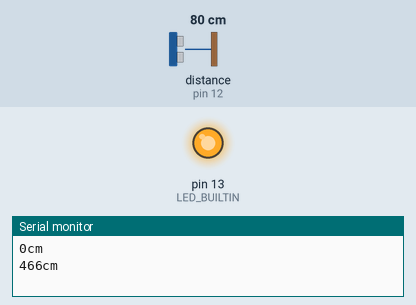
This sketch was run on a simulated Arduino Uno, built with avr-gcc and run on an emulated ATmega328P. Shown: output pins drawn as LEDs (lit = HIGH), the last lines printed to the serial monitor. Dashed ring = blinking. The test bench sets the inputs (shaded band); at power-on: distance to the obstacle (sensor on pin 12) 80 cm. The echo pulse lasts 58.3 µs per cm.

Above: at 1.3 s.
At 4.7 s:
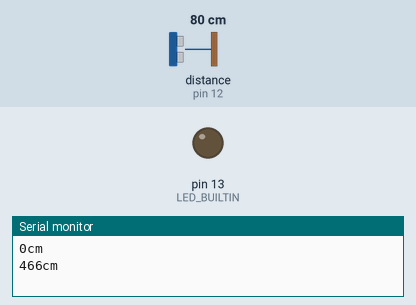
4.8 s: distance to the obstacle (sensor on pin 12) set to 35 cm
At 5.6 s:
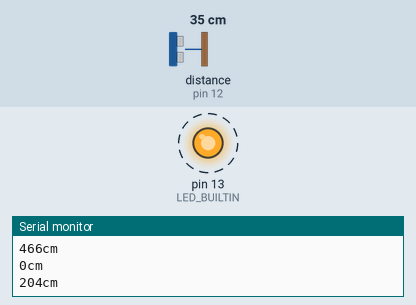
Timing chart, 0 to 14.3 s (numbered marks = the images above; inputs shaded):
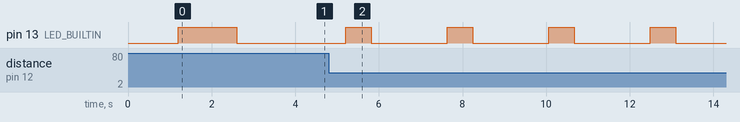

The sketch:

sonia-3.ino
```cpp
/* This sketch file is to add distance judgement and light the
   LED when the distance is lower than 30cm */
/* Add the function of adjusting the led blink frequence
   base on distance change */

long duration,cm;
const int echo = 12;
int frequence;

void setup() {
  // put your setup code here, to run once:
  Serial.begin(9600);
  pinMode(LED_BUILTIN, OUTPUT);
}

void loop() {

  //Read the time of high pulse of sonia

  duration = pulseIn(echo, HIGH);

  cm = duration * 0.1;     //EZ Series accuracy is 1 us/mm.

  Serial.print(cm);
  Serial.println("cm");
  delay(100);

  frequence = cm * 3;      //the distance longer, the led blink slower

  ledblink(frequence);
}

void ledblink(int frequence){
  digitalWrite(LED_BUILTIN, HIGH);
  delay(frequence);
  digitalWrite(LED_BUILTIN, LOW);
  delay(frequence);
}
```

Measured:
- after the input at 4.8 s, pin 13 (LED_BUILTIN): alternates HIGH for 0.61 s and LOW for 1.8 s, starting after 1.0 s
